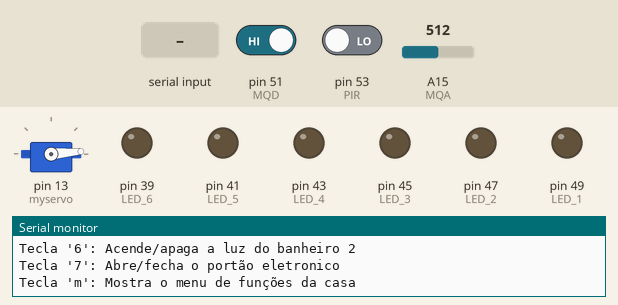
The sketch below on a simulated Arduino Mega 2560, built with avr-gcc and run on an emulated ATmega2560. Parts: servo, output pins drawn as LEDs (lit = HIGH), the last lines printed to the serial monitor. The test bench sets the inputs (shaded band); at power-on: pin 51 (MQD) HIGH, pin 53 (PIR) LOW, A15 (MQA) = 512.

Above: at 1.5 s.
1.6 s: pin 51 (MQD) driven LOW
At 3.9 s:
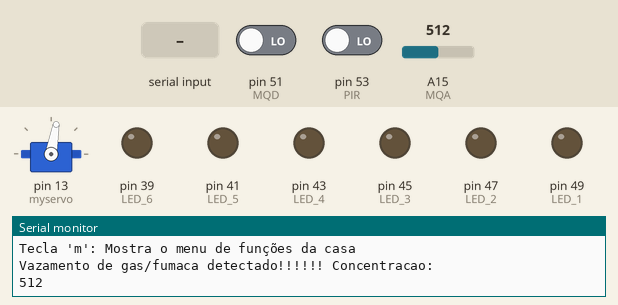
4.5 s: pin 53 (PIR) driven HIGH
At 5.6 s:
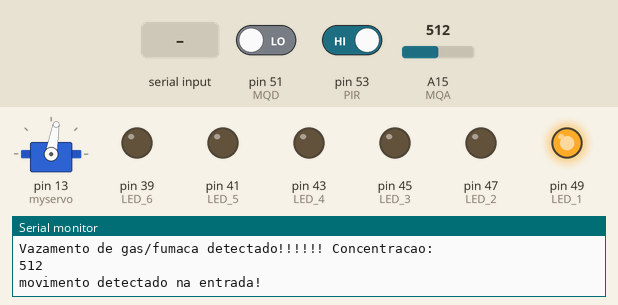
6.5 s: "2" received over Serial
At 7.7 s:
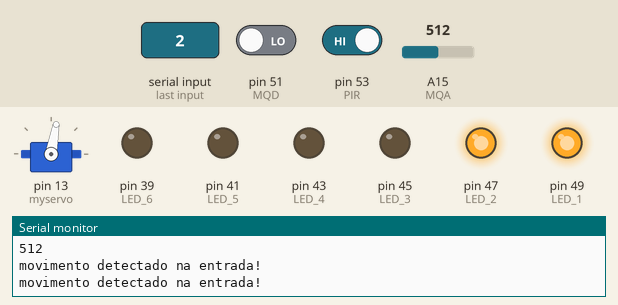
8.0 s: "1" received over Serial
At 9.2 s:
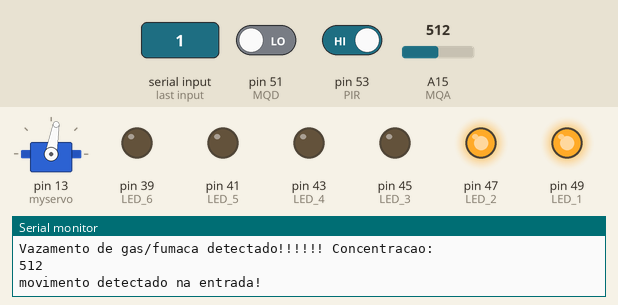
9.5 s: "3" received over Serial
At 10.1 s:
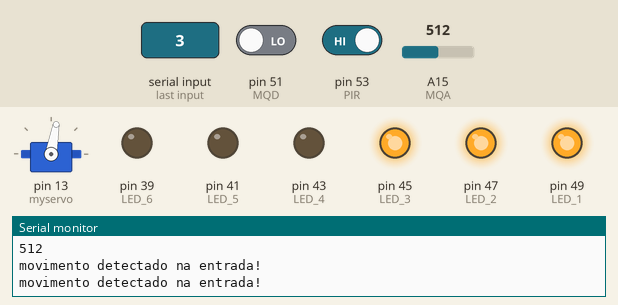
11.0 s: pin 53 (PIR) driven LOW
At 11.6 s:
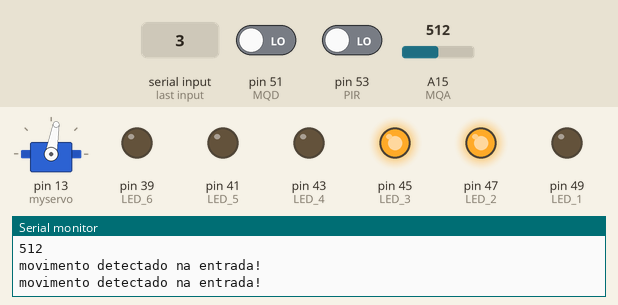
Timing chart, 0 to 13.5 s (numbered marks = the images above; inputs shaded):
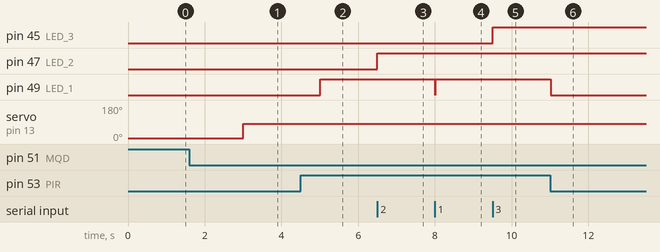

Measured:
- after the input at 1.6 s, servo on pin 13 (myservo): 5° → 80° after 1.4 s
- after the input at 4.5 s, pin 49 (LED_1): LOW → HIGH after 0.51 s
- after the input at 6.5 s, pin 47 (LED_2): LOW → HIGH at once
- after the input at 8.0 s, pin 49 (LED_1): HIGH → LOW at once, → HIGH 0.01 s later
- after the input at 9.5 s, pin 45 (LED_3): LOW → HIGH at once
- after the input at 11.0 s, pin 49 (LED_1): HIGH → LOW at once

The sketch:

Codigo_Final.ino
```cpp
/*
 *                  Arduino Uno
 *               -----------------
 *           /|\|             A15 | <--- MQ2
 *            | |                 |
 *            --| RST             |-
 *              |                 |        -+
 *  LED_1  <--- | 49              |- <- Rx  -  Cabo USB
 *  LED_2  <--- | 47              |- -> Tx  -
 *  LED_3  <--- | 45              |        -+
 *  LED_4  <--- | 43           51 | <--- MQ2
 *  LED_5  <--- | 41           53 | <--- PIR
 *  LED_6  <--- | 39              |
 *  Servo  <--- | 13              |
 *               -----------------
*/

#include <Servo.h> //biblioteca do servo

#define LED_1 49 //define o pino de controle do LED como 49
#define LED_2 47 //define o pino de controle do LED como 47
#define LED_3 45 //define o pino de controle do LED como 45
#define LED_4 43 //define o pino de controle do LED como 43
#define LED_5 41 //define o pino de controle do LED como 41
#define LED_6 39 //define o pino de controle do LED como 39

#define MQD 51 //define o pino de entrada digital do mq2 como 51
#define MQA A15 //define o pino de entrada analogio do mq2 a15

#define PIR 53 //define o pino de entrada do pir como 53


Servo myservo;  // cria uma variavel de controle pro servo

int prioridade_LED1; //Variavel que informa prioridade do LED
int estado_LED1 = LOW; //Variavel que informa o estado do LED
int estado_LED2 = LOW; //Variavel que informa o estado do LED
int estado_LED3 = LOW; //Variavel que informa o estado do LED
int estado_LED4 = LOW; //Variavel que informa o estado do LED
int estado_LED5 = LOW; //Variavel que informa o estado do LED
int estado_LED6 = LOW; //Variavel que informa o estado do LED

int pos = 5;    // Variavel para armazenar/inicializar a posição do servo

char tecla; //Variavel que recebe um char do teclado

void setup() {
  /* Comunicação serial com o computador */
  Serial.begin(9600);
  while (!Serial);
  /* Configuração dos pinos como entrada ou saída */
  pinMode(LED_1, OUTPUT);
  pinMode(LED_2, OUTPUT);
  pinMode(LED_3, OUTPUT);
  pinMode(LED_4, OUTPUT);
  pinMode(LED_5, OUTPUT);
  pinMode(LED_6, OUTPUT);
  pinMode(MQD, INPUT);
  pinMode(MQA, INPUT);
  pinMode(PIR, INPUT);
  /* Configura o pino 13 como controle do servo e inicia com o portão fechado*/
  myservo.attach(13);
  myservo.write(pos);
  /* inicializa o menu ao ligar o sistema */
  menu();
}


void tarefa_1(){
 if (Serial.available() != 0){ //Caso for lido algum dado pelo teclado...

  tecla = Serial.read(); //lê um char do teclado
  /* Lógica para fazer o switch de um LED, apertando uma tecla*/

  if (tecla == '1'){
    if (estado_LED1 == HIGH){
      estado_LED1 = LOW;
      prioridade_LED1 = LOW;
    }
    else{
      estado_LED1 = HIGH;
      prioridade_LED1 = HIGH;
    }
    digitalWrite(LED_1, estado_LED1);
  }
  if (tecla == '2'){
    if (estado_LED2 == HIGH)
      estado_LED2 = LOW;
    else
      estado_LED2 = HIGH;
    digitalWrite(LED_2, estado_LED2);
  }
  if (tecla == '3'){
    if (estado_LED3 == HIGH)
      estado_LED3 = LOW;
    else
      estado_LED3 = HIGH;
    digitalWrite(LED_3, estado_LED3);
  }
  if (tecla == '4'){
    if (estado_LED4 == HIGH)
      estado_LED4 = LOW;
    else
      estado_LED4 = HIGH;
    digitalWrite(LED_4, estado_LED4);
  }
  if (tecla == '5'){
    if (estado_LED5 == HIGH)
      estado_LED5 = LOW;
    else
      estado_LED5 = HIGH;
    digitalWrite(LED_5, estado_LED5);
  }
  if (tecla == '6'){
    if (estado_LED6 == HIGH)
      estado_LED6 = LOW;
    else
      estado_LED6 = HIGH;
    digitalWrite(LED_6, estado_LED6);
  }
  if (tecla == '7'){
    if (pos >= 40)
      pos = 5;
    else
      pos = 80;
    myservo.write(pos); // Faz o servo ir para a posição desejada
  }
  if (tecla == 'm'){
    menu ();
  }
 }
}

const unsigned long periodo_tarefa_2 = 3000; //define o tempo em milisegundos para ler o MQ2
unsigned long tempo_tarefa_2 = millis();

void tarefa_2(unsigned long tempo_atual){
 if(tempo_atual - tempo_tarefa_2 > periodo_tarefa_2) {
    tempo_tarefa_2 = tempo_atual;
  int gas = digitalRead(MQD);
  int analog = analogRead(MQA);
  /* Lógica para avisar caso detectado gas/imprimir o valor analogico e abrir o portão*/
  if (gas == LOW){
   Serial.println("Vazamento de gas/fumaca detectado!!!!!! Concentracao:");
   Serial.println(analog);
   Serial.println();
   pos = 80;
   myservo.write(pos);
  }
 }
}

const unsigned long periodo_tarefa_3 = 1000; //define o tempo em milisegundos para ler o PIR
unsigned long tempo_tarefa_3 = millis();

void tarefa_3(unsigned long tempo_atual){
if(tempo_atual - tempo_tarefa_3 > periodo_tarefa_3) {
    tempo_tarefa_3 = tempo_atual;
  int movimento= digitalRead(PIR);
  /* Lógica para fazer o LED acender caso detectado movimento*/
  if (movimento == HIGH){
      estado_LED1 = HIGH;
      Serial.println("movimento detectado na entrada!");}
  else if (prioridade_LED1 == LOW)
      estado_LED1 = LOW;
  digitalWrite(LED_1, estado_LED1);
 }
}

void menu(){
  Serial.println("Menu:");
  Serial.println("Tecla '1': Acende/apaga a luz da entrada");
  Serial.println("Tecla '2': Acende/apaga a luz da sala/cozinha");
  Serial.println("Tecla '3': Acende/apaga a luz do quarto 1");
  Serial.println("Tecla '4': Acende/apaga a luz do quarto 2");
  Serial.println("Tecla '5': Acende/apaga a luz do banheiro 1");
  Serial.println("Tecla '6': Acende/apaga a luz do banheiro 2");
  Serial.println("Tecla '7': Abre/fecha o portão eletronico");
  Serial.println("Tecla 'm': Mostra o menu de funções da casa");
}

void loop() {
  unsigned long meu_tempo_atual = millis();
  tarefa_1();
  tarefa_2(meu_tempo_atual);
  tarefa_3(meu_tempo_atual);
}
```
